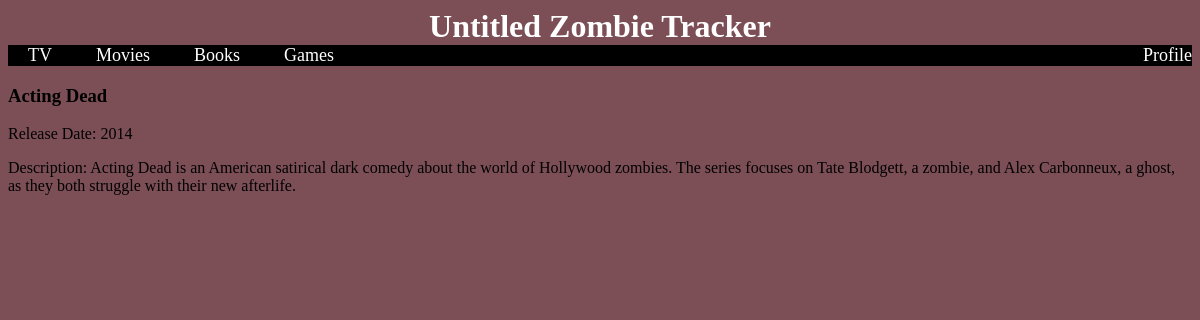
The page /tv/1 on the database its author committed.
### app.py (models this page shows)
class Show(db.Model):
    id = db.Column(db.Integer, primary_key = True)
    title = db.Column(db.String(100), index = True, unique=True)
    description = db.Column(db.String(1000), index=False, unique=False)
    seasons = db.Column(db.Integer, index=True, unique=False)
    release = db.Column(db.Integer, index=False, unique=False)
    image = db.Column(db.Text(5000))

### app.py (the view)
@app.route('/tv/<int:tv_id>')
def specific_tv(tv_id):
    spec_show = Show.query.get(tv_id)
    return render_template("tv/tv.html", template_show=spec_show, template_lists = get_current_lists())

### app.py (called while the page is built)
def get_current_user():
    return Reviewer.query.get(1)

def get_current_lists():
    current_user = get_current_user()
    return List.query.filter(List.reviewer_id == current_user.id).all()

### templates/tv/tv.html
{% extends "navbar.html" %}
    {% block content %}
        <h3>{{template_show.title | title}}</h3>
        <div>
            <p>Release Date: {{template_show.release}}</p>
            <p>Description: {{template_show.description}} </p>
        </div>
    {% endblock %}

### static/css/style.css (style rules this page uses)
* { background-color: rgb(124, 78, 86); }

### rows shown on the page
Show: title "Acting Dead", release "2014", description "Acting Dead is an American satirical dark comedy about the world of Hollywood zombies. The series focuses on Tate Blodgett, a zombie, and Alex Carbonneux, a ghost, as they both struggle with their new afterlife."
